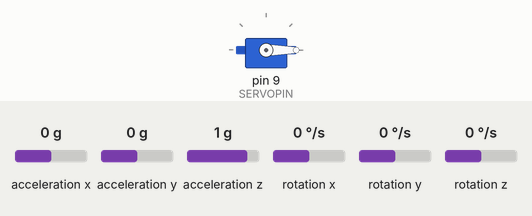
The sketch below on a simulated Arduino Uno, built with avr-gcc and run on an emulated ATmega328P. Shown: servo. Inputs (shaded band) come from the test bench; at power-on: acceleration x 0 g, acceleration y 0 g, acceleration z 1 g, rotation x 0 °/s, rotation y 0 °/s, rotation z 0 °/s. What the sketch prints to the serial monitor is not drawn.

Above: at 0.1 s.
At 0.6 s:
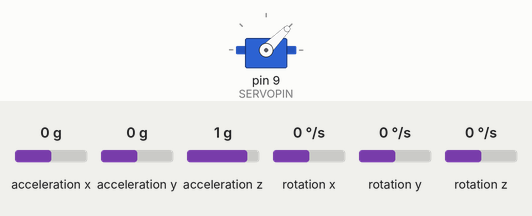
At 1.1 s:
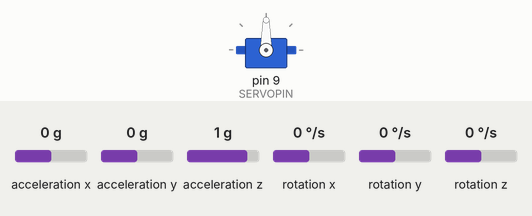
Timing chart, 0 to 2.6 s (numbered marks = the images above):
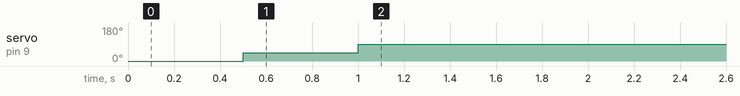

The sketch:

arduino_lesson_1.ino
```cpp
/* NOTE: Make sure you have changed the sketch book location.
 * Go to File -> Preferences
 * In the Sketchbook location textbox place the full directory to the arduino_code folder
 * Should be something like "D:\Documents\Robotics Crash Course\arduino_code"
 */

/* Basic's of using an arduino. This will cover digitalWrite(), analogWrite()[using pwm], analogRead()
 * Read accelerometer
 * How to use a Servo
 * Control servo angle with accelerometer data
 *
 */

 /* Connect sensor shield to arduino
  * Using jumper wires connect MPU6050 to sensor shield
  * MPU6050 -> Sensor Shield
  * Vcc     -> +5V
  * GND     -> GND
  * SDA     -> D4
  * SCL     -> D5
  *
  * Connect a servo horn to the servo motor
  * Connect the servo wiring harness to the sensor shield on D9
  * NOTE: Pay attention to the orientation when you plug it in, make sure
  * the proper colored wires are connected to the correct pins (+5V, GND, Signal)
  */

//Important pin definitions
#define SERVOPIN 9 //Needs pwm
#define SENSORMAX 1.05 //Maximum value sensor can output (important for scaling depending on if we use acceleration of angular velocity)
#define SENSORMIN -1.05 //Minimum value sensor can output
#define SDA 4 //Data pin for accelerometer
#define SCL 5 //Clock pin for accelerometer

//Import libraries
#include <Servo.h>
#include <MPU6050.h>

//Global variables
float ax; //accelerometer value x-axis
float ay; //y-axis
float az; //z-axis
float wx; //angular velocity x-axis
float wy; //angular velocity y-axis
float wz; //angular velocity z-axis
Servo servo;
double angle; // variable that will control servo position
MPU6050 accelerometer(SDA, SCL); //Accelerometer class


void setup() {
  //Setup pins as INPUT or OUTPUT
  pinMode(SERVOPIN, OUTPUT); //Servo pin sends voltage to servo, so it's an OUTPUT

  //Initialize servo by attaching it to the correct pin
  servo.attach(SERVOPIN);

  //Do a couple movements to practice using the servo
  servo.write(0);
  delay(500);
  servo.write(45);
  delay(500);
  servo.write(90);
  delay(500);

  //Calibrate accelerometer and initialize accelerometer
  accelerometer.initialize();
  accelerometer.calibrate();

  //Start serial communication for debugging
  Serial.begin(9600);
}

void loop() {

  //Read accelerometer values
  accelerometer.update();

  //get x axis acceleration
  ax = accelerometer.get_accel('x');

  //get z axis angular velocity
  wz = accelerometer.get_ang_vel('z');

  //Convert raw accelerometer values to usable servo angle value
  angle = raw_accel_to_angle(ax);

  servo.write((int)angle); //(int) is called a "cast", it will take the variable angle and turn it into an integer if it is not
  Serial.println(ax);
}

//Function to convert raw accel values to LED brightness values
float raw_accel_to_angle(float raw)
{
  //Linearly map the raw values to the brightneess values
  //NOTE: angle be a number between 0-180, since sevo is controlled with a value 0-180
  return mapf(raw, SENSORMIN, SENSORMAX, 0, 180);
}

//mapf is very similar to the map() function, except it can use double datatypes instead of just integers
//This will linearly interpolate, or extrapolate the value passed in, based on the min and max vals passed in
double mapf(double val, double in_min, double in_max, double out_min, double out_max) {
    return (val - in_min) * (out_max - out_min) / (in_max - in_min) + out_min;
}
```
